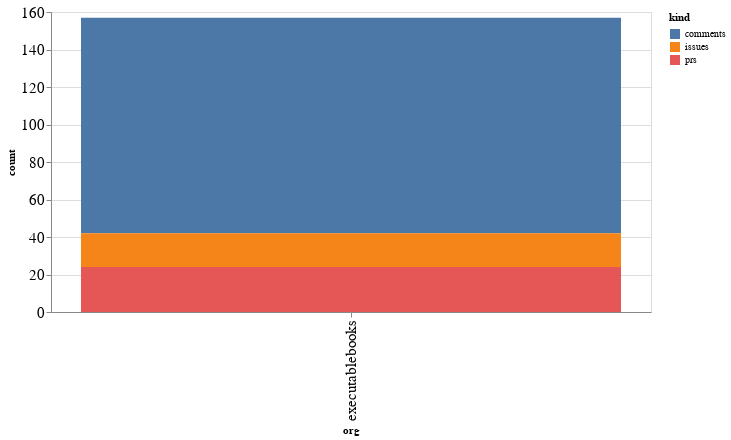

This figure's notebook cell:
### Code cell
alt.Chart(org_summaries, width=600).mark_bar().encode(
    x='org',
    y='count',
    color='kind',
    tooltip="org"
)

### Figure 1 — Vega-Lite specification as saved in the notebook (floating-point values rounded to 4 significant figures)
{"config": {"axisLeft": {"labelFontSize": 15}, "axisBottom": {"labelFontSize": 15}}, "data": {"name": "data-c80f0d49fa41a19801f0c7cd5b699c1d"}, "mark": "bar", "encoding": {"color": {"type": "nominal", "field": "kind"}, "tooltip": {"type": "nominal", "field": "org"}, "x": {"type": "nominal", "field": "org"}, "y": {"type": "quantitative", "field": "count"}}, "width": 600, "$schema": "https://vega.github.io/schema/vega-lite/v4.8.1.json", "datasets": {"data-c80f0d49fa41a19801f0c7cd5b699c1d": [{"org": "executablebooks", "kind": "comments", "count": 115}, {"org": "executablebooks", "kind": "issues", "count": 18}, {"org": "executablebooks", "kind": "prs", "count": 24}]}}
